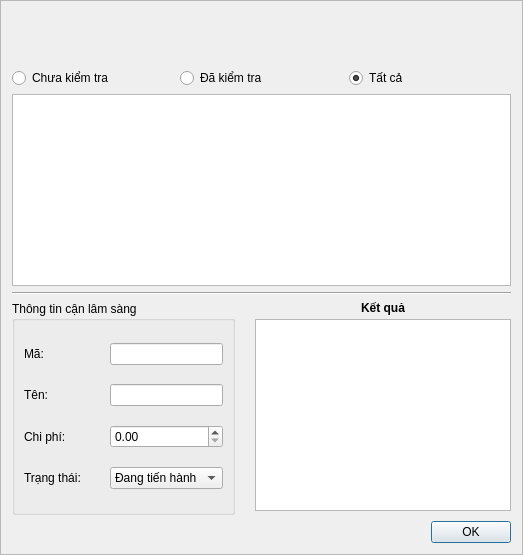
    <widget class="QFrame" name="frame">
     <property name="frameShape">
      <enum>QFrame::StyledPanel</enum>
     </property>
     <property name="frameShadow">
      <enum>QFrame::Raised</enum>
     </property>
     <layout class="QVBoxLayout" name="verticalLayout_5" stretch="4,1,0">
      <item>
       <layout class="QVBoxLayout" name="verticalLayout_4">
        <item>
         <widget class="QLabel" name="recordId_label">
          <property name="sizePolicy">
           <sizepolicy hsizetype="Preferred" vsizetype="Maximum">
            <horstretch>0</horstretch>
            <verstretch>0</verstretch>
           </sizepolicy>
          </property>
          <property name="minimumSize">
           <size>
            <width>0</width>
            <height>50</height>
           </size>
          </property>
          <property name="font">
           <font>
            <family>Segoe UI</family>
            <pointsize>9</pointsize>
            <weight>75</weight>
            <italic>false</italic>
            <bold>true</bold>
           </font>
          </property>
          <property name="styleSheet">
           <string notr="true">font-weight: bold;</string>
          </property>
          <property name="text">
           <string>&lt;Mã hồ sơ&gt;</string>
          </property>
          <property name="alignment">
           <set>Qt::AlignCenter</set>
          </property>
         </widget>
        </item>
        <item>
         <layout class="QHBoxLayout" name="horizontalLayout_3">
          <item>
           <widget class="QRadioButton" name="notTestedYetradioButton">
            <property name="text">
             <string>Chưa kiểm tra</string>
            </property>
           </widget>
          </item>
          <item>
           <widget class="QRadioButton" name="tested_radioButton">
            <property name="text">
             <string>Đã kiểm tra</string>
            </property>
           </widget>
          </item>
          <item>
           <widget class="QRadioButton" name="allTests_radioButton_2">
            <property name="text">
             <string>Tất cả</string>
            </property>
            <property name="checked">
             <bool>true</bool>
            </property>
           </widget>
          </item>
         </layout>
        </item>
        <item>
         <widget class="QTableView" name="specifiedTests_tableView"/>
        </item>
       </layout>
      </item>
      <item>
       <widget class="Line" name="line">
        <property name="orientation">
         <enum>Qt::Horizontal</enum>
        </property>
       </widget>
      </item>
      <item>
       <layout class="QVBoxLayout" name="verticalLayout_7">
        <item>
         <layout class="QHBoxLayout" name="horizontalLayout_2">
          <property name="spacing">
           <number>20</number>
          </property>
          <item>
           <widget class="QGroupBox" name="testInfo_groupBox">
            <property name="title">
             <string>Thông tin cận lâm sàng</string>
            </property>
            <layout class="QVBoxLayout" name="verticalLayout_6">
             <item>
              <layout class="QHBoxLayout" name="horizontalLayout_4">
               <item>
                <widget class="QLabel" name="testId_label">
                 <property name="sizePolicy">
                  <sizepolicy hsizetype="Maximum" vsizetype="Preferred">
                   <horstretch>0</horstretch>
                   <verstretch>0</verstretch>
                  </sizepolicy>
                 </property>
                 <property name="minimumSize">
                  <size>
                   <width>80</width>
                   <height>0</height>
                  </size>
                 </property>
                 <property name="text">
                  <string>Mã:</string>
                 </property>
                </widget>
               </item>
               <item>
                <widget class="QLineEdit" name="testId_lineEdit"/>
               </item>
              </layout>
             </item>
             <item>
              <layout class="QHBoxLayout" name="horizontalLayout_5">
               <item>
                <widget class="QLabel" name="testName_label">
                 <property name="sizePolicy">
                  <sizepolicy hsizetype="Maximum" vsizetype="Preferred">
                   <horstretch>0</horstretch>
                   <verstretch>0</verstretch>
                  </sizepolicy>
                 </property>
                 <property name="minimumSize">
                  <size>
                   <width>80</width>
                   <height>0</height>
                  </size>
                 </property>
                 <property name="text">
                  <string>Tên:</string>
                 </property>
                </widget>
               </item>
               <item>
                <widget class="QLineEdit" name="testName_lineEdit"/>
               </item>
              </layout>
             </item>
             <item>
              <layout class="QHBoxLayout" name="horizontalLayout_6">
               <item>
                <widget class="QLabel" name="cost_label">
                 <property name="sizePolicy">
                  <sizepolicy hsizetype="Maximum" vsizetype="Preferred">
                   <horstretch>0</horstretch>
                   <verstretch>0</verstretch>
                  </sizepolicy>
                 </property>
                 <property name="minimumSize">
                  <size>
                   <width>80</width>
                   <height>0</height>
                  </size>
                 </property>
                 <property name="text">
                  <string>Chi phí:</string>
                 </property>
                </widget>
               </item>
               <item>
                <widget class="QDoubleSpinBox" name="cost_doubleSpinBox">
                 <property name="maximum">
                  <double>100000000.000000000000000</double>
                 </property>
                 <property name="singleStep">
                  <double>50000.000000000000000</double>
                 </property>
                </widget>
               </item>
              </layout>
             </item>
             <item>
              <layout class="QHBoxLayout" name="horizontalLayout_7">
               <item>
                <widget class="QLabel" name="state_label">
                 <property name="sizePolicy">
                  <sizepolicy hsizetype="Maximum" vsizetype="Preferred">
                   <horstretch>0</horstretch>
                   <verstretch>0</verstretch>
                  </sizepolicy>
                 </property>
                 <property name="minimumSize">
                  <size>
                   <width>80</width>
                   <height>0</height>
                  </size>
                 </property>
                 <property name="text">
                  <string>Trạng thái:</string>
                 </property>
                </widget>
               </item>
               <item>
                <widget class="QComboBox" name="state_comboBox">
                 <item>
                  <property name="text">
                   <string>Đang tiến hành</string>
                  </property>
                 </item>
                 <item>
                  <property name="text">
                   <string>Hoàn thành</string>
                  </property>
                 </item>
                </widget>
               </item>
              </layout>
             </item>
            </layout>
           </widget>
          </item>
          <item>
           <layout class="QVBoxLayout" name="verticalLayout_2">
            <property name="spacing">
             <number>4</number>
            </property>
            <property name="bottomMargin">
             <number>4</number>
            </property>
            <item>
             <widget class="QLabel" name="result_label">
              <property name="styleSheet">
               <string notr="true">font-weight: bold;</string>
              </property>
              <property name="text">
               <string>Kết quả</string>
              </property>
              <property name="alignment">
               <set>Qt::AlignCenter</set>
              </property>
             </widget>
            </item>
            <item>
             <widget class="QPlainTextEdit" name="result_plainTextEdit"/>
            </item>
           </layout>
          </item>
         </layout>
        </item>
        <item>
         <widget class="QDialogButtonBox" name="buttonBox">
          <property name="standardButtons">
           <set>QDialogButtonBox::Ok</set>
          </property>
         </widget>
        </item>
       </layout>
      </item>
     </layout>
    </widget>
